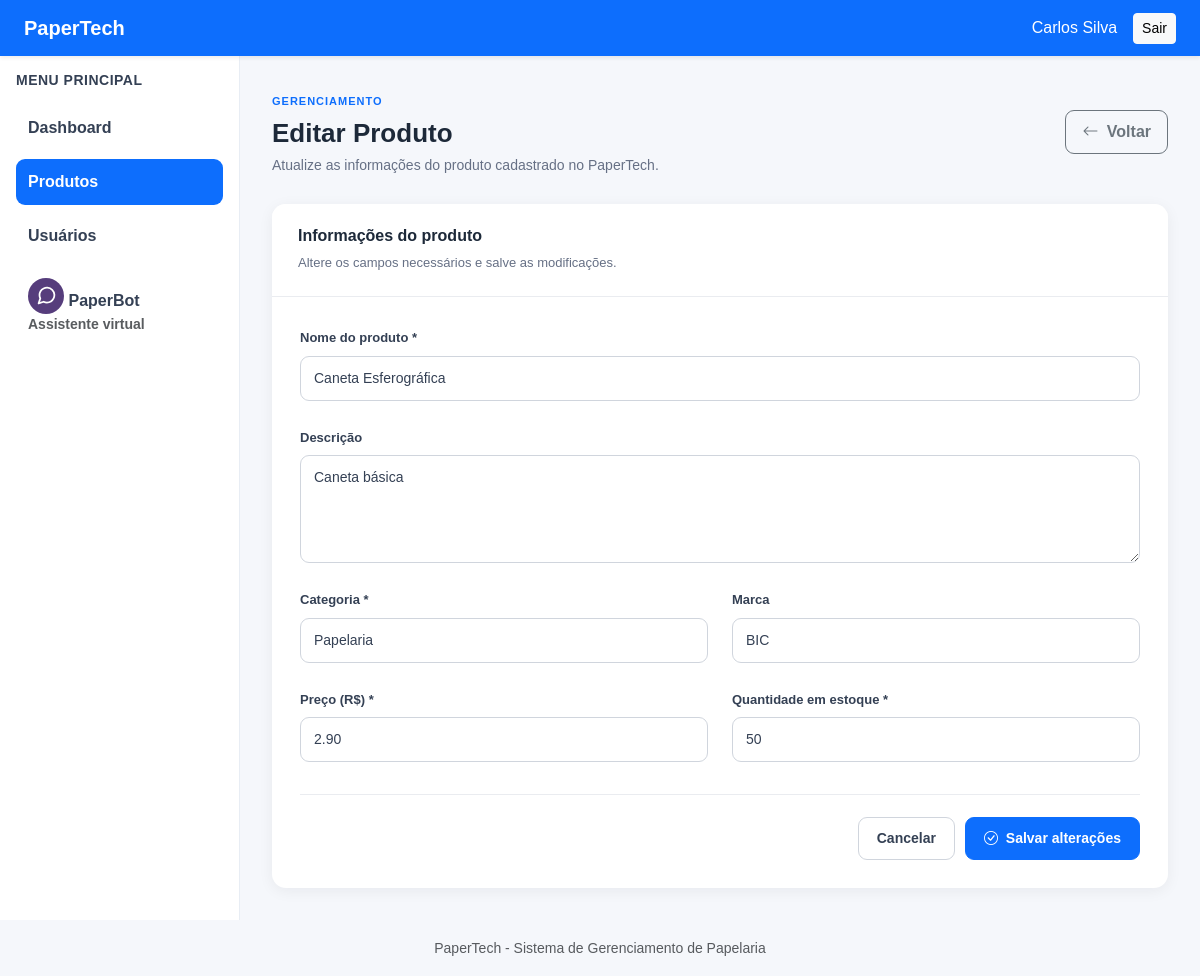
The page /modules/produtos/editar.php?id=3 (signed in) on the database its author committed.
### tables this page shows
CREATE TABLE `produtos` (
  `id` int(11) NOT NULL,
  `nome` varchar(150) NOT NULL,
  `descricao` text DEFAULT NULL,
  `categoria` varchar(100) NOT NULL,
  `marca` varchar(100) DEFAULT NULL,
  `preco` decimal(10,2) NOT NULL CHECK (`preco` >= 0),
  `quantidade_estoque` int(11) NOT NULL DEFAULT 0 CHECK (`quantidade_estoque` >= 0),
  `data_cadastro` datetime NOT NULL DEFAULT current_timestamp()
);

### modules/produtos/editar.php (the view, shortened to what this page needs)
<?php
require_once __DIR__ . '/../../config/database.php';
$produto = null;
$id = filter_input(INPUT_GET, 'id', FILTER_VALIDATE_INT);
if (!$id || $id <= 0) {
    http_response_code(400);
    $erro = 'ID de produto inválido.';
} else {
    $stmt = $pdo->prepare(
        "SELECT id, nome, descricao, categoria, marca,
                preco, quantidade_estoque
         FROM produtos
         WHERE id = :id"
    );
    $stmt->execute([':id' => $id]);
    $produto = $stmt->fetch();
}
?>
<?php require_once __DIR__ . '/../../includes/header.php'; ?>
<div class="main-container">
    <?php require_once __DIR__ . '/../../includes/sidebar.php'; ?>
    <main class="content">
        <div class="products-page-header">
            <div>
                <span class="products-eyebrow">GERENCIAMENTO</span>
                <h2>Editar Produto</h2>
                <p>Atualize as informações do produto cadastrado no PaperTech.</p>
            </div>
            <a href="index.php" class="btn btn-outline-secondary products-back-button">
                <i class="bi bi-arrow-left me-1"></i>
                Voltar
            </a>
        </div>
        <?php if ($produto): ?>
            <div class="card product-form-card">
                <div class="card-header product-form-header">
                    <div>
                        <h5>Informações do produto</h5>
                        <small>Altere os campos necessários e salve as modificações.</small>
                    </div>
                </div>
                <div class="card-body">
                    <form method="POST">
                        <div class="row">
                            <div class="col-md-12 mb-4">
                                <label class="form-label">Nome do produto *</label>
                                <input
                                    type="text"
                                    name="nome"
                                    class="form-control"
                                    maxlength="150"
                                    value="<?= htmlspecialchars($produto['nome'], ENT_QUOTES, 'UTF-8') ?>"
                                    required
                                >
                            </div>
                            <div class="col-md-12 mb-4">
                                <label class="form-label">Descrição</label>
                                <textarea
                                    name="descricao"
                                    class="form-control"
                                    rows="4"
                                ><?= htmlspecialchars($produto['descricao'] ?? '', ENT_QUOTES, 'UTF-8') ?></textarea>
                            </div>
                            <div class="col-md-6 mb-4">
                                <label class="form-label">Categoria *</label>
                                <input
                                    type="text"
                                    name="categoria"
                                    class="form-control"
                                    maxlength="100"
                                    value="<?= htmlspecialchars($produto['categoria'], ENT_QUOTES, 'UTF-8') ?>"
                                    required
                                >
                            </div>
                            <div class="col-md-6 mb-4">
                                <label class="form-label">Marca</label>
                                <input
                                    type="text"
                                    name="marca"
                                    class="form-control"
                                    maxlength="100"
                                    value="<?= htmlspecialchars($produto['marca'] ?? '', ENT_QUOTES, 'UTF-8') ?>"
                                >
                            </div>
                            <div class="col-md-6 mb-4">
                                <label class="form-label">Preço (R$) *</label>
                                <input
                                    type="number"
                                    name="preco"
                                    class="form-control"
                                    min="0"
                                    step="0.01"
                                    value="<?= htmlspecialchars((string) $produto['preco'], ENT_QUOTES, 'UTF-8') ?>"
                                    required
                                >
                            </div>
                            <div class="col-md-6 mb-4">
                                <label class="form-label">Quantidade em estoque *</label>
                                <input
                                    type="number"
                                    name="quantidade_estoque"
                                    class="form-control"
                                    min="0"
                                    step="1"
                                    value="<?= htmlspecialchars((string) $produto['quantidade_estoque'], ENT_QUOTES, 'UTF-8') ?>"
                                    required
                                >
                            </div>
                        </div>
                        <div class="product-form-footer">
                            <a href="index.php" class="btn btn-light product-cancel-button">
                                Cancelar
                            </a>
                            <button type="submit" class="btn btn-primary product-submit-button">
                                <i class="bi bi-check-circle me-1"></i>
                                Salvar alterações
                            </button>
                        </div>
                    </form>
                </div>
            </div>
        <?php endif; ?>
    </main>
</div>
<?php require_once __DIR__ . '/../../includes/footer.php'; ?>

### public/assets/css/style.css (style rules this page uses)
body { background-color: #f5f7fb; font-family: Arial, Helvetica, sans-serif; min-height: 100vh; display: flex; flex-direction: column; color: #202938; }
.main-container { display: flex; flex: 1; min-width: 0; }
.content { flex: 1; min-width: 0; padding: 32px; }
.products-page-header { display: flex; justify-content: space-between; align-items: center; gap: 20px; margin-bottom: 28px; }
.products-page-header h2 { color: #1d2939; font-size: 26px; font-weight: 700; margin: 6px 0; }
.products-page-header p { color: #667085; margin: 0; font-size: 14px; }
.products-eyebrow { color: #0d6efd; font-size: 11px; font-weight: 700; letter-spacing: 1px; }
.products-back-button { border-radius: 9px; padding: 9px 16px; font-weight: 600; white-space: nowrap; }
.product-form-card { border: none; border-radius: 14px; box-shadow: 0 3px 15px rgba(16, 24, 40, 0.06); overflow: hidden; }
.product-form-header { background: #ffffff; border-bottom: 1px solid #eaecf0; padding: 22px 26px; }
.product-form-header h5 { color: #1d2939; font-size: 16px; font-weight: 700; margin: 0 0 5px; }
.product-form-header small { color: #667085; font-size: 13px; }
.product-form-card .card-body { padding: 28px; }
.product-form-card .form-label { color: #344054; font-size: 13px; font-weight: 600; margin-bottom: 8px; }
.product-form-card .form-control { border: 1px solid #d0d5dd; border-radius: 9px; padding: 11px 13px; color: #344054; font-size: 14px; }
.product-form-card textarea { resize: vertical; }
.product-form-footer { display: flex; justify-content: flex-end; gap: 10px; border-top: 1px solid #eaecf0; padding-top: 22px; margin-top: 8px; }
.product-cancel-button, .product-submit-button { border-radius: 9px; padding: 10px 18px; font-size: 14px; font-weight: 600; }
.product-cancel-button { border: 1px solid #d0d5dd; color: #344054; background: #ffffff; }
.product-submit-button { background: #0d6efd; border-color: #0d6efd; }

### rows shown on the page
produtos: nome "Caneta Esferográfica", descricao "Caneta básica", categoria "Papelaria", marca "BIC", preco "2.90", quantidade_estoque "50"

### other values the page prints
$nomeUsuario "Carlos Silva"
